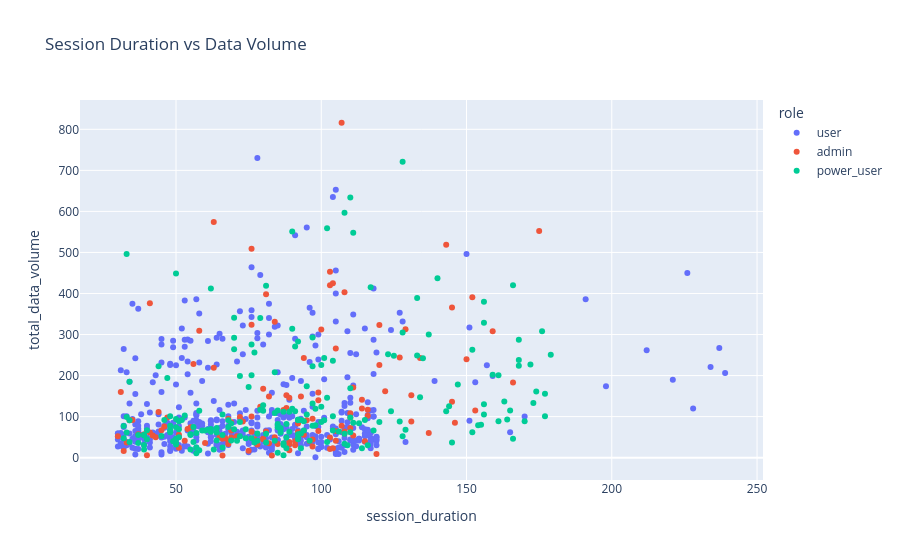

The cell this chart's notebook holds for it:
### Code cell
fig = px.scatter(
    grouped_df,
    x="session_duration",
    y="total_data_volume",
    color="role",
    hover_data=["session_id"],
    title="Session Duration vs Data Volume"
)

fig.show()

### Figure 1 — Plotly figure (JSON) as saved in the notebook; plotly's stock layout.template omitted (floating-point values rounded to 4 significant figures; data arrays with more than 128 entries replaced by an {"elided": "..."} marker saying what was removed)
{"data": [{"customdata": {"elided": "467x1 str values"}, "hovertemplate": "role=user<br>session_duration=%{x}<br>total_data_volume=%{y}<br>session_id=%{customdata[0]}<extra></extra>", "legendgroup": "user", "marker": {"color": "#636efa", "symbol": "circle"}, "mode": "markers", "name": "user", "orientation": "v", "showlegend": true, "type": "scatter", "x": {"elided": "467 float values"}, "xaxis": "x", "y": {"elided": "467 int values"}, "yaxis": "y"}, {"customdata": [["S00158"], ["S00159"], ["S00160"], ["S00161"], ["S00162"], ["S00163"], ["S00164"], ["S00165"], ["S00166"], ["S00167"], ["S00168"], ["S00169"], ["S00170"], ["S00171"], ["S00172"], ["S00173"], ["S00174"], ["S00175"], ["S00176"], ["S00177"], ["S00178"], ["S00179"], ["S00180"], ["S00181"], ["S00182"], ["S00183"], ["S00184"], ["S00185"], ["S00186"], ["S00187"], ["S00188"], ["S00189"], ["S00190"], ["S00191"], ["S00192"], ["S00193"], ["S00194"], ["S00195"], ["S00196"], ["S00197"], ["S00198"], ["S00199"], ["S00200"], ["S00201"], ["S00202"], ["S00203"], ["S00204"], ["S00205"], ["S00206"], ["S00207"], ["S00208"], ["S00209"], ["S00210"], ["S00211"], ["S00212"], ["S00213"], ["S00214"], ["S00215"], ["S00216"], ["S00217"], ["S00218"], ["S00219"], ["S00220"], ["S00221"], ["S00222"], ["S00223"], ["S00224"], ["S00225"], ["S00226"], ["S00227"], ["S00228"], ["S00229"], ["S00230"], ["S00231"], ["S00232"], ["S00233"], ["S00234"], ["S00235"], ["S00236"], ["S00237"], ["S00238"], ["S00239"], ["S00240"], ["S00241"], ["S00482"], ["S00483"], ["S00484"], ["S00485"], ["S00486"], ["S00487"], ["S00488"], ["S00489"], ["S00490"], ["S00491"], ["S00492"], ["S00493"], ["S00494"], ["S00495"], ["S00496"], ["S00497"], ["S00498"], ["S00499"], ["S00500"], ["S00501"], ["S00502"], ["S00503"], ["S00504"], ["S00505"], ["S00506"], ["S00507"], ["S00508"], ["S00509"], ["S00510"], ["S00511"], ["S00512"], ["S00513"], ["S00514"], ["S00515"], ["S00516"], ["S00517"], ["S00518"], ["S00519"], ["S00520"], ["S00521"], ["S00522"], ["S00523"], ["S00524"]], "hovertemplate": "role=admin<br>session_duration=%{x}<br>total_data_volume=%{y}<br>session_id=%{customdata[0]}<extra></extra>", "legendgroup": "admin", "marker": {"color": "#EF553B", "symbol": "circle"}, "mode": "markers", "name": "admin", "orientation": "v", "showlegend": true, "type": "scatter", "x": [35.0, 80.0, 108.0, 97.0, 76.0, 32.0, 39.0, 69.0, 92.0, 78.0, 79.0, 69.0, 89.0, 107.0, 68.0, 54.0, 68.0, 96.0, 44.0, 56.0, 97.0, 60.0, 81.0, 65.0, 40.0, 41.0, 111.0, 105.0, 34.0, 58.0, 115.0, 119.0, 69.0, 103.0, 104.0, 46.0, 81.0, 51.0, 92.0, 42.0, 78.0, 45.0, 76.0, 80.0, 103.0, 84.0, 83.0, 37.0, 97.0, 114.0, 103.0, 114.0, 76.0, 31.0, 66.0, 82.0, 110.0, 43.0, 51.0, 47.0, 66.0, 116.0, 82.0, 75.0, 94.0, 88.0, 53.0, 85.0, 91.0, 55.0, 30.0, 71.0, 41.0, 88.0, 84.0, 91.0, 108.0, 77.0, 68.0, 89.0, 116.0, 33.0, 95.0, 63.0, 89.0, 87.0, 111.0, 76.0, 94.0, 129.0, 146.0, 63.0, 159.0, 150.0, 131.0, 89.0, 99.0, 143.0, 122.0, 175.0, 134.0, 137.0, 67.0, 100.0, 107.0, 103.0, 127.0, 99.0, 105.0, 110.0, 110.0, 145.0, 93.0, 145.0, 120.0, 152.0, 73.0, 72.0, 105.0, 166.0, 108.0, 80.0, 104.0, 131.0, 120.0, 153.0, 99.0], "xaxis": "x", "y": [92, 45, 64, 27, 100, 16, 57, 66, 63, 34, 124, 49, 18, 78, 41, 70, 95, 40, 111, 228, 44, 36, 64, 50, 6, 61, 54, 41, 91, 309, 40, 9, 86, 21, 23, 76, 398, 24, 83, 54, 32, 67, 509, 46, 420, 331, 5, 57, 95, 120, 49, 141, 63, 160, 46, 149, 98, 50, 56, 98, 5, 117, 35, 17, 56, 152, 41, 33, 30, 74, 52, 52, 376, 121, 50, 40, 59, 45, 33, 38, 102, 37, 91, 219, 33, 116, 171, 324, 243, 313, 85, 574, 308, 240, 152, 146, 159, 519, 162, 552, 243, 60, 47, 312, 816, 453, 244, 65, 266, 72, 108, 136, 149, 366, 226, 391, 88, 99, 65, 183, 403, 168, 425, 88, 323, 115, 140], "yaxis": "y"}, {"customdata": {"elided": "206x1 str values"}, "hovertemplate": "role=power_user<br>session_duration=%{x}<br>total_data_volume=%{y}<br>session_id=%{customdata[0]}<extra></extra>", "legendgroup": "power_user", "marker": {"color": "#00cc96", "symbol": "circle"}, "mode": "markers", "name": "power_user", "orientation": "v", "showlegend": true, "type": "scatter", "x": {"elided": "206 float values"}, "xaxis": "x", "y": {"elided": "206 int values"}, "yaxis": "y"}], "layout": {"legend": {"title": {"text": "role"}, "tracegroupgap": 0}, "title": {"text": "Session Duration vs Data Volume"}, "xaxis": {"anchor": "y", "domain": [0, 1], "title": {"text": "session_duration"}}, "yaxis": {"anchor": "x", "domain": [0, 1], "title": {"text": "total_data_volume"}}}}
